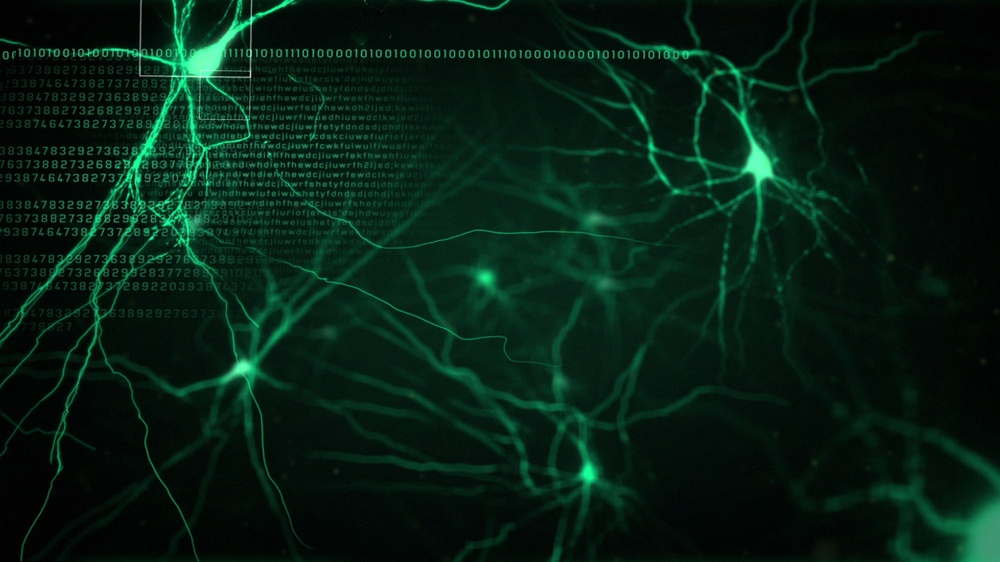
//> input picture work/opencv/hrqr/HK.jpg, 1000 x 562 px, shrunk from 1920 x 1080 before the run
$ ./contours HK.jpg   (built with g++ and OpenCV 4)
//> lines starting //> are read from the running program, lines starting //| are printed output that depends on the picture; after the words box and inside, x2 and y2 are one past the last pixel; in counts of white or black regions, pixels touching at a corner belong together
#include "opencv2/imgcodecs.hpp"
#include "opencv2/highgui/highgui.hpp"
#include "opencv2/imgproc/imgproc.hpp"
#include <iostream>
#include <stdio.h>
#include <stdlib.h>
#include <cstring>

using namespace cv;
using namespace std;


void cv_show_rect( cv::Mat& src_gray , const string & threshold , const string & source , int * thresh , int max_thresh , RNG & rng );
void thresh_callback(cv::Mat&, int, int ,cv::RNG &);

void cv_show_image(Mat frame , string const & name);

int main(int, char** argv )
{
    Mat src;
    Mat src_gray;
    int thresh = 150;
    int max_thresh = 255;
    src = imread( argv[1], 1 );
//> src is the input picture: 562 rows x 1000 cols, CV_8UC3; mean B, G, R 20, 31.4, 6.2

    RNG rng(12345);
    const char* source_window = "Source";

    cvtColor( src, src_gray, COLOR_BGR2GRAY );
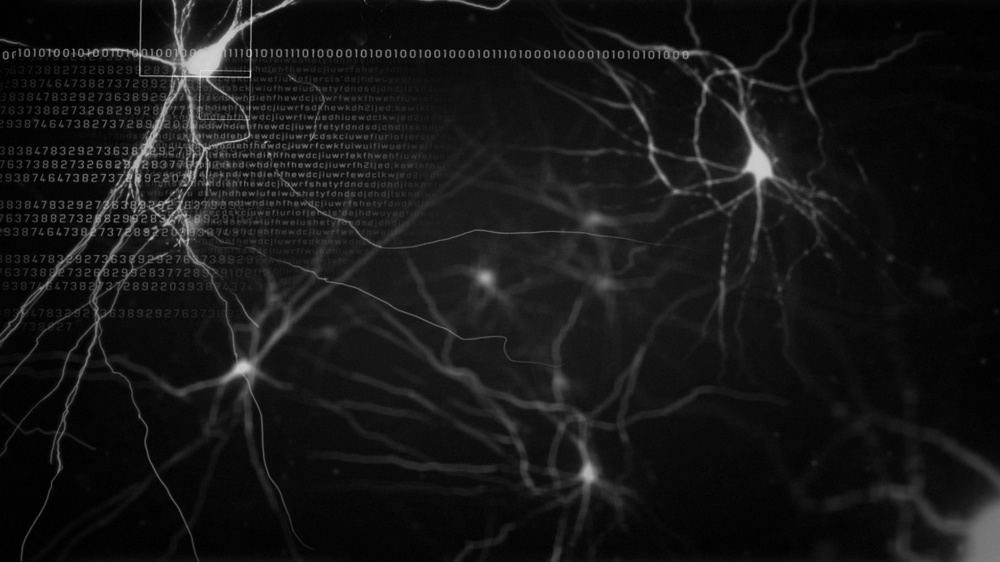
//> src_gray: 562 rows x 1000 cols, CV_8UC1; min 0, max 233, mean 22.6
    blur( src_gray, src_gray, Size(3,3) );

    namedWindow( source_window, WINDOW_AUTOSIZE );
    imshow( source_window, src );

    cv_show_rect(src_gray , "source" , "thresh" , &thresh , max_thresh , rng);

    waitKey(0);
    return (0);
}

void cv_show_rect(Mat & src_gray , const string & threshold , const string & source , int * thresh , int max_thresh , cv::RNG & rng)
{
    createTrackbar(threshold, source , thresh, max_thresh);
    thresh_callback(src_gray, *thresh , max_thresh , rng);
}


void thresh_callback(cv::Mat & src_gray , int thresh , int max_thresh , cv::RNG & rng)
{
//> called with thresh = 150, max_thresh = 255

    Mat threshold_output;
    vector<vector<Point> > contours;
    vector<Vec4i> hierarchy;

    threshold(src_gray, threshold_output, thresh, max_thresh , THRESH_BINARY );
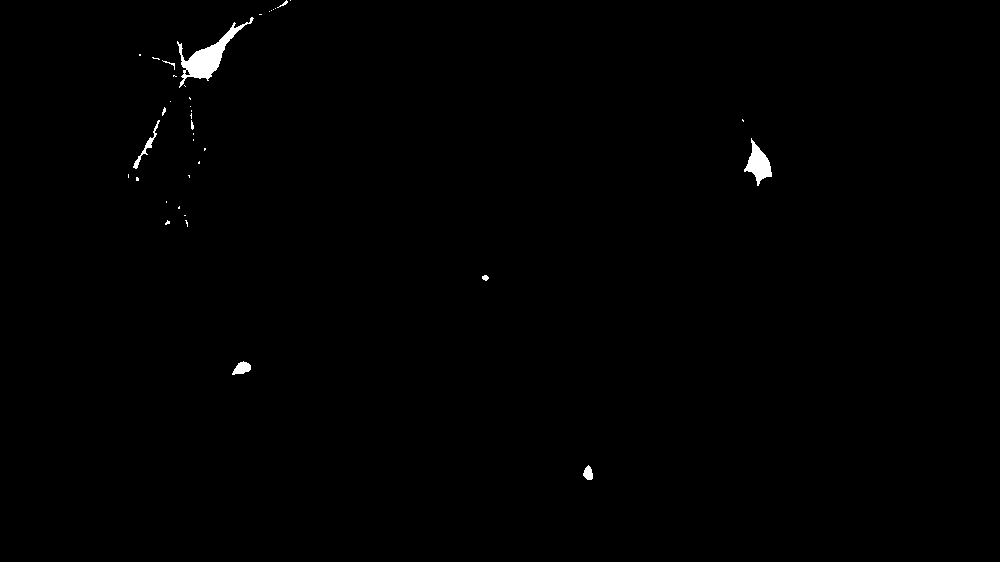
//> threshold_output: 562 rows x 1000 cols, CV_8UC1; 0.46% white; 38 white regions (28 under 20 px)
    findContours( threshold_output, contours, hierarchy, RETR_TREE, CHAIN_APPROX_SIMPLE, Point(0, 0) );
//> contours = 39 contours, 32 with area under 20; largest, box (x1, y1, x2, y2) and area: (177, 17, 254, 88) 1180, (744, 138, 772, 186) 560, (232, 361, 251, 375) 144, (133, 120, 160, 169) 124, (583, 465, 593, 480) 88, (184, 69, 191, 76) 22, (482, 275, 489, 281) 22

    vector<vector<Point> > contours_poly( contours.size() );
//> contours_poly = 39 empty contours
    vector<Rect> boundRect( contours.size() );

    for( size_t i = 0; i < contours.size(); i++ )
    {
        approxPolyDP( Mat(contours[i]), contours_poly[i], 3, true );
        boundRect[i] = boundingRect( Mat(contours_poly[i]) );
    }
//> this loop made 39 passes

    Mat drawing = Mat::zeros( threshold_output.size(), CV_8UC3 );
    int count = 0;

    for( size_t i = 0; i< contours.size(); i++ )
    {
        Scalar color = Scalar( rng.uniform(0, 255), rng.uniform(0,255), rng.uniform(0,255) );
        rectangle( drawing, boundRect[i].tl(), boundRect[i].br(), color, 2, 8, 0 );
    }
    cout << "Get the num : " << count << endl;
    namedWindow( "Contours", WINDOW_AUTOSIZE );
    imshow( "Contours", drawing );
}

void cv_show_image(Mat picture , string const & window)
{
    namedWindow(window , WINDOW_AUTOSIZE);
    while(true)
    {
        imshow(window, picture);
        if(waitKey(0))
        {
            break;
        }
    }
}
